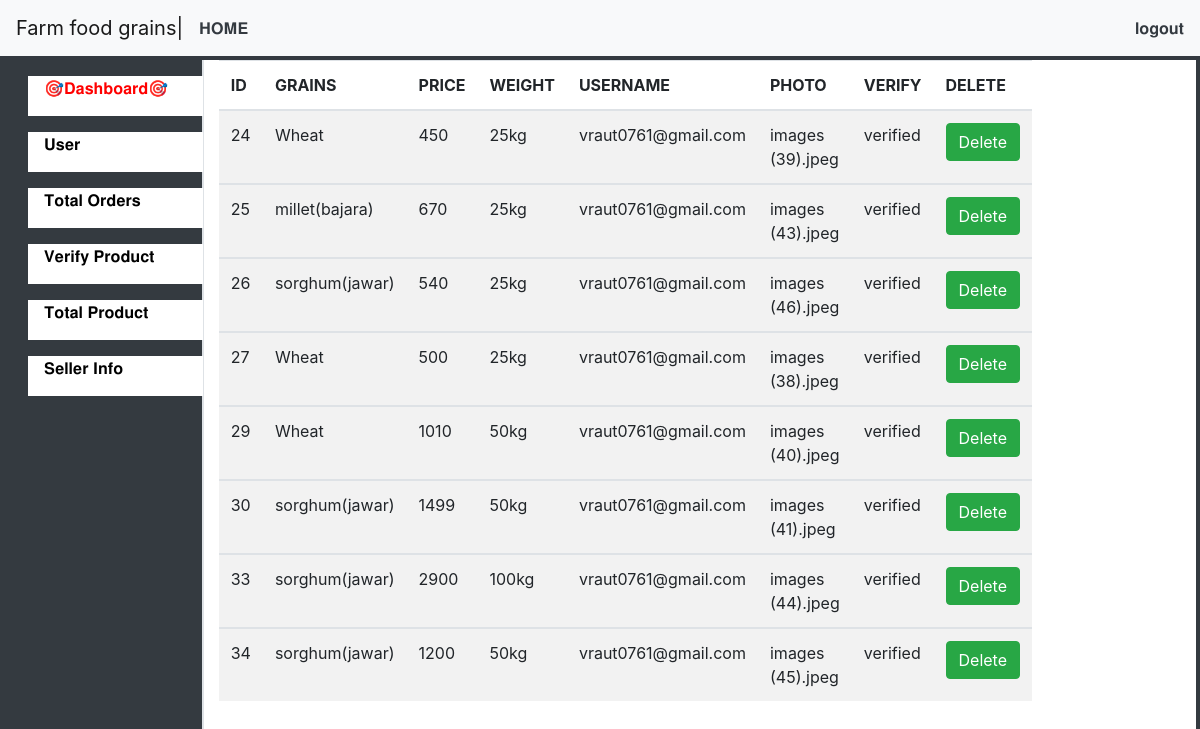
Screenshot of /aadmin/allproduct.php (signed in) with the database file from the repository.
### tables this page shows
CREATE TABLE `productdetail` (
  `id` int(50) NOT NULL,
  `username` varchar(20) NOT NULL,
  `grain` varchar(50) NOT NULL,
  `photo` varchar(200) NOT NULL,
  `price` int(20) NOT NULL,
  `weight` varchar(20) NOT NULL,
  `verify` varchar(255) NOT NULL DEFAULT 'pending'
);

### aadmin/allproduct.php (the view, shortened to what this page needs)
 <!DOCTYPE html>
<html lang="en">
	<head>
		<link rel="stylesheet" href="https://cdn.jsdelivr.net/npm/bootstrap@4.6.0/dist/css/bootstrap.min.css">
	</head>
	<body>
				<nav class="navbar navbar-expand-lg navbar-light bg-light">
				  <a class="navbar-brand" href="#">Farm food grains|</a>
						<a href="#" style="text-decoration: none;" class="text-dark">𝐇𝐎𝐌𝐄</a>
				  <div class="collapse navbar-collapse justify-content-end" id="navbarSupportedContent">
				    <ul class="navbar-nav ms-auto">
				      <li class="nav-item">
						<a href="logou.php" style="text-decoration: none;" class="text-dark">𝐥𝐨𝐠𝐨𝐮𝐭</a>
				      </li>
				    </ul>
				  </div>
				</nav>
                <div class="container-fluid bg-dark">
					<div class="row p-1" style="height: 100vh;">
						<div class="col-sm-2 ml-0 bg-dark border-right p-0" style="height: 100vh;">
							<div class="row bg-white ml-4 mt-3" style="border-radius: 00px; height: 40px; width: 100%; ">
								<p class="text-dark ml-3"><a href="index.php" style="text-decoration: none; color:Red;">🎯𝐃𝐚𝐬𝐡𝐛𝐨𝐚𝐫𝐝🎯</a></p>
							</div>
							<div class=" row bg-white ml-4 mt-3" style="border-radius: 00px; height: 40px; width: 100%;">
						<p class="text-dark ml-3"><a href="users.php" style="text-decoration: none; color: black;">𝐔𝐬𝐞𝐫</a></p>
					  </div>
					  <div class="row bg-white ml-4 mt-3" style="border-radius: 00px; height: 40px; width: 100%;">
						  <p class="text-dark ml-3"><a href="orders.php" style="text-decoration: none; color: black;">𝐓𝐨𝐭𝐚𝐥 𝐎𝐫𝐝𝐞𝐫𝐬</a></p>
					  </div>
					  <div class="row bg-white ml-4 mt-3" style="border-radius: 00px; height: 40px; width: 100%;">
						  <p class="text-dark ml-3"><a href="Product.php" style="text-decoration: none; color: black;">𝐕𝐞𝐫𝐢𝐟𝐲 𝐏𝐫𝐨𝐝𝐮𝐜𝐭</a></p>
                      </div>
						  <div class="row bg-white ml-4 mt-3" style="border-radius: 00px; height: 40px; width: 100%;">
						  <p class="text-dark ml-3"><a href="allproduct.php" style="text-decoration: none; color: black;">𝐓𝐨𝐭𝐚𝐥 𝐏𝐫𝐨𝐝𝐮𝐜𝐭</a></p>
					  </div>
					  <div class="row bg-white ml-4 mt-3" style="border-radius: 00px; height: 40px; width: 100%;">
						  <p class="text-dark ml-3"><a href="seller_info.php" style="text-decoration: none; color: black;">𝐒𝐞𝐥𝐥𝐞𝐫 𝐈𝐧𝐟𝐨</a></p>
					  </div>
						</div>
						<div class="col-sm-10 mr-0 bg-white border-left p-0" style="height: 100vh; width: 100%;">
    <main class="mt-100">
    <div class="col-sm-9">
    <table class="table table-bordred table-striped">
    <thead>
      <tr>
        <th>ID</th>
        <th>GRAINS</th>
        <th>PRICE</th>
        <th>WEIGHT</th>
		<th>USERNAME</th>
        <th>PHOTO</th>
        <th>VERIFY</th>
        <th>DELETE</th>
      </tr>
    </thead>
    <?php
$conn = mysqli_connect("localhost","root","","users");
            $query = "select * from productdetail ";
            $result=mysqli_query($conn,$query);
            while($row=mysqli_fetch_assoc($result))
            {
            ?>
    <tbody>
      <tr>
      <td>
        <?php echo $row['id'] ?></td>
        <td><?php echo $row['grain'] ?></td>
        <td><?php echo $row['price'] ?></td>
        <td><?php echo $row['weight'] ?></td>
		<td><?php echo $row['username'] ?></td>
        <td><?php echo $row['photo'] ?></td>
        <td><?php echo $row['verify'] ?></td>
		<td><a href="del.php?id=<?= $row['id']; ?>" class="btn btn-success ">Delete</a></td>
      </tr>
      <?php
       }
      ?>
    </tbody>
  </table>
      </main>
    </div>
</div>
</body>
</head>
</html>

### rows the page displays
productdetail: id "24", grain "Wheat", price "450", weight "25kg", username "vraut0761@gmail.com", photo "images (39).jpeg", verify "verified"
productdetail: id "25", grain "millet(bajara)", price "670", weight "25kg", username "vraut0761@gmail.com", photo "images (43).jpeg", verify "verified"
productdetail: id "26", grain "sorghum(jawar)", price "540", weight "25kg", username "vraut0761@gmail.com", photo "images (46).jpeg", verify "verified"
productdetail: id "27", grain "Wheat", price "500", weight "25kg", username "vraut0761@gmail.com", photo "images (38).jpeg", verify "verified"
productdetail: id "29", grain "Wheat", price "1010", weight "50kg", username "vraut0761@gmail.com", photo "images (40).jpeg", verify "verified"
productdetail: id "30", grain "sorghum(jawar)", price "1499", weight "50kg", username "vraut0761@gmail.com", photo "images (41).jpeg", verify "verified"
productdetail: id "33", grain "sorghum(jawar)", price "2900", weight "100kg", username "vraut0761@gmail.com", photo "images (44).jpeg", verify "verified"
productdetail: id "34", grain "sorghum(jawar)", price "1200", weight "50kg", username "vraut0761@gmail.com", photo "images (45).jpeg", verify "verified"
